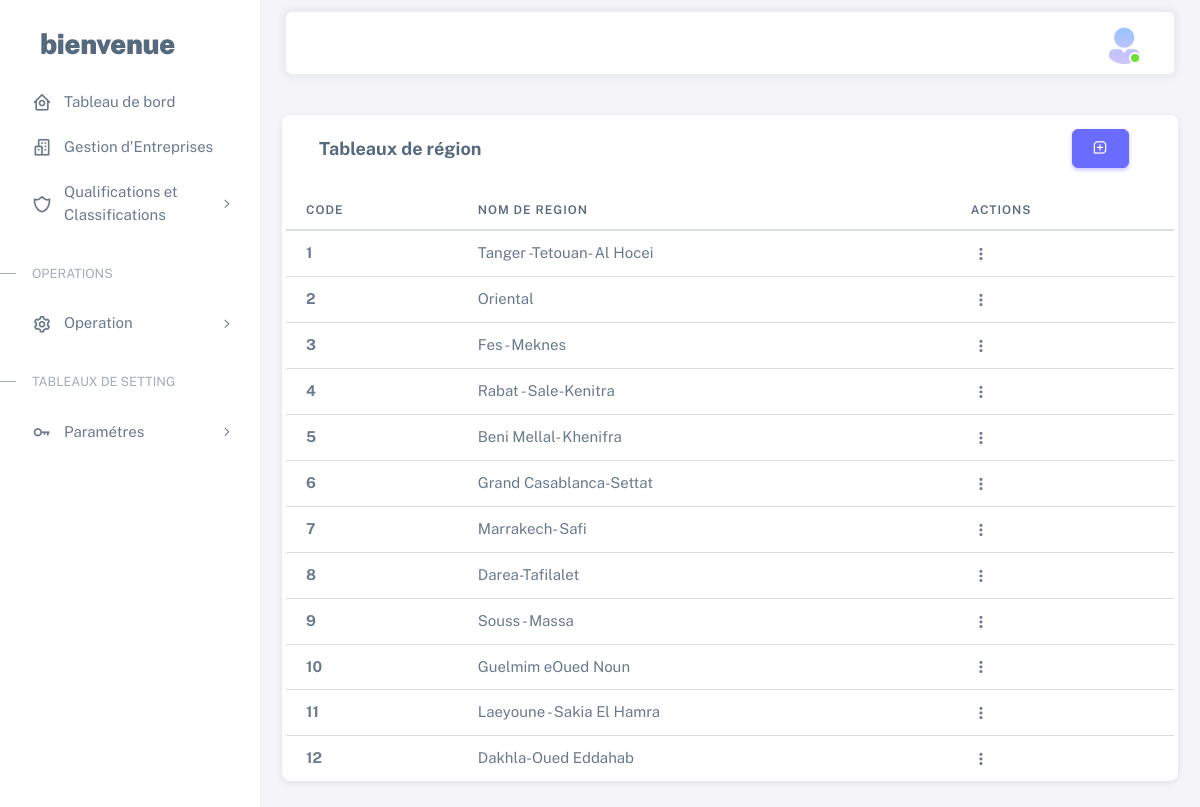
The page /class/region.php (signed in) on the database its author committed.
### tables this page shows
CREATE TABLE `region` (
  `code` int(2) NOT NULL,
  `nom` varchar(25) DEFAULT NULL
);

### class/region.php (the view, shortened to what this page needs)
<?php
include_once('../db/connexion.php');
?>
<!DOCTYPE html>
<html lang="en" class="light-style layout-menu-fixed" dir="ltr" data-theme="theme-default" data-assets-path="assets/"
    data-template="vertical-menu-template-free">
<head>
    <link rel="stylesheet" href="../assets/vendor/fonts/boxicons.css" />
    <link href='https://unpkg.com/boxicons@2.1.2/css/boxicons.min.css' rel='stylesheet'>
    <link rel="stylesheet" href="../assets/vendor/css/core.css" class="template-customizer-core-css" />
    <link rel="stylesheet" href="../assets/vendor/css/theme-default.css" class="template-customizer-theme-css" />
    <link rel="stylesheet" href="../assets/css/demo.css" />
    <link rel="stylesheet" href="../assets/vendor/libs/perfect-scrollbar/perfect-scrollbar.css" />
    <link rel="stylesheet" href="../assets/vendor/libs/apex-charts/apex-charts.css" />
</head>
<body>
    <div class="layout-wrapper layout-content-navbar">
        <div class="layout-container">
            <aside id="layout-menu" class="layout-menu menu-vertical menu bg-menu-theme">
                <div class="app-brand demo">
                    <a href="../dashboard.php" class="app-brand-link">
                        <span class="app-brand-text demo menu-text fw-bolder ms-2">bienvenue</span>
                    </a>
                </div>
                <ul class="menu-inner py-1">
                    <li class="menu-item ">
                        <a href="../dashboard.php" class="menu-link">
                            <i class="menu-icon tf-icons bx bx-home-circle"></i>
                            <div data-i18n="Analytics">Tableau de bord</div>
                        </a>
                    </li>
                    <li class="menu-item">
                        <a href="../Entreprises.php" class="menu-link">
                            <i class="menu-icon tf-icons bx bx-buildings"></i>
                            <div data-i18n="Basic">Gestion d'Entreprises</div>
                        </a>
                    </li>
                    <li class="menu-item">
                        <a href="javascript:void(0);" class="menu-link menu-toggle">
                            <i class="menu-icon tf-icons bx bx-shield-alt-2"></i>
                            <div data-i18n="Account Settings">Qualifications et Classifications</div>
                        </a>
                    </li>
                    <li class="menu-header small text-uppercase">
                        <span class="menu-header-text">OPERATIONS</span>
                    </li>
                    <li class="menu-item">
                        <a href="javascript:void(0);" class="menu-link menu-toggle">
                            <i class="menu-icon tf-icons bx bx-cog"></i>
                            <div data-i18n="Account Settings">Operation</div>
                        </a>
                    </li>
                    <li class="menu-header small text-uppercase"><span class="menu-header-text">Tableaux de
                            setting</span></li>
                    <li class="menu-item">
                        <a href="javascript:void(0);" class="menu-link menu-toggle">
                            <i class="menu-icon tf-icons bx bx-key"></i>
                            <div data-i18n="Account Settings">Paramétres</div>
                        </a>
                    </li>
                </ul>
            </aside>
            <div class="layout-page">
                <nav class="layout-navbar container-xxl navbar navbar-expand-xl navbar-detached align-items-center bg-navbar-theme"
                    id="layout-navbar">
                    <div class="navbar-nav-right d-flex align-items-center" id="navbar-collapse">
                        <ul class="navbar-nav flex-row align-items-center ms-auto">
                            <li class="nav-item navbar-dropdown dropdown-user dropdown">
                                <a class="nav-link dropdown-toggle hide-arrow" href="javascript:void(0);"
                                    data-bs-toggle="dropdown">
                                    <div class="avatar avatar-online">
                                        <img src="../assets/img/avatars/55.png" alt
                                            class="w-px-40 h-auto rounded-circle" />
                                    </div>
                                </a>
                            </li>
                        </ul>
                    </div>
                </nav>
                <div class="content-wrapper">
                    <div class="container-xxl flex-grow-1 container-p-y">
                        <br>
                        <div class="card row g-2 ">
                            <div class="row">
                                <div class="col-md-6">
                                    <h5 class="card-header"> <strong>Tableaux de région</strong></h5>
                                </div>
                                <div class="col-md-4 "
                                    style="margin-left: auto;text-align-last: right; align-self: center; padding-right: calc(var(--bs-gutter-x) * 0.9);">
                                    <button type="button" class="btn btn-primary bx bx-message-square-add"
                                        data-bs-toggle="modal" data-bs-target="#modaladd">
                                    </button>
                                </div>
                            </div>
                        </div>
                        <div class="table-responsive text-nowrap">
                            <table class="table table-hover">
                                <thead>
                                    <tr>
                                        <th>Code</th>
                                        <th>Nom de region</th>
                                        <th>Actions</th>
                                    </tr>
                                </thead>
                                <tbody class="table-border-bottom-0" id="tabledata">
                                    <?php
                                    $sql = "SELECT * FROM `region`";
                                    $query = mysqli_query($conn, $sql);
                                    if (mysqli_num_rows($query) > 0) {
                                        while ($row = mysqli_fetch_assoc($query)) {
                                            echo "
                                                <tr id=" . $row["code"] . ">
                                                    <td><strong>" . $row["code"] . "</strong></td>
                                                    <td data-target=\"name\">" . $row["nom"] . "</td>";
                                            if ($_COOKIE['type_user'] == 1) {
                                                echo "<td>
                                                    <div class=\"dropdown\">
                                                        <button type=\"button\" class=\"btn p-0 dropdown-toggle hide-arrow\" data-bs-toggle=\"dropdown\">
                                                        <i class=\"bx bx-dots-vertical-rounded\"></i>
                                                        </button>
                                                        <div class=\"dropdown-menu\">
                                                        <a class=\"dropdown-item\" data-bs-toggle=\"modal\" data-role=\"update\" data-id=" . $row["code"] . " data-bs-target=\"#modalup\" href=\"#\"><i class=\"bx bx-edit-alt me-1\"></i> Edit</a>
                                                        <a class=\"dropdown-item\" href=region.php?id_del=" . $row["code"] . "><i class=\"bx bx-trash me-1\"></i> Delete</a>
                                                        </div>
                                                    </div>
                                                </td>
                                            </tr>";
                                            } else {
                                                echo "<td>NULL</td>
                                            </tr>";
                                            }
                                        }
                                    }
                                    ?>
                                </tbody>
                            </table>
                        </div>
                    </div>
                </div>
            </div>
        </div>
    </div>
</body>
</html>

### assets/css/demo.css (style rules this page uses)
.menu .app-brand.demo { height: 64px; margin-top: 12px; }
.app-brand-text.demo { font-size: 1.75rem; letter-spacing: -0.5px; text-transform: lowercase; }

### rows shown on the page
region: code "1", nom "Tanger -Tetouan- Al Hocei"
region: code "2", nom "Oriental"
region: code "3", nom "Fes - Meknes"
region: code "4", nom "Rabat - Sale-Kenitra"
region: code "5", nom "Beni Mellal- Khenifra"
region: code "6", nom "Grand Casablanca-Settat"
region: code "7", nom "Marrakech- Safi"
region: code "8", nom "Darea-Tafilalet"
region: code "9", nom "Souss - Massa"
region: code "10", nom "Guelmim eOued Noun"
region: code "11", nom "Laeyoune - Sakia El Hamra"
region: code "12", nom "Dakhla-Oued Eddahab"
